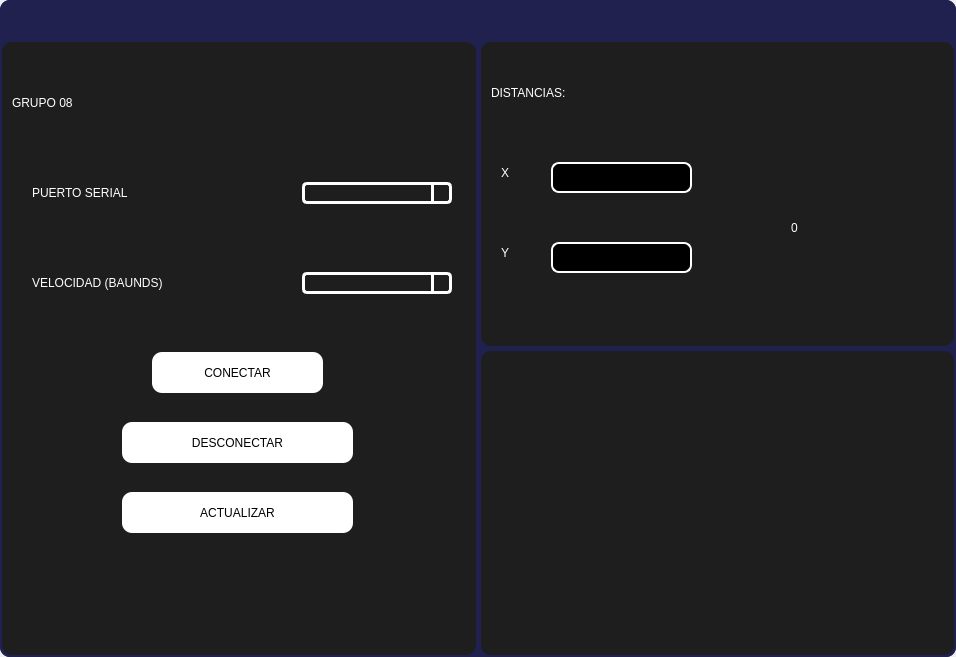
<?xml version="1.0" encoding="UTF-8"?>
<ui version="4.0">
 <class>MainWindow</class>
 <widget class="QMainWindow" name="MainWindow">
  <property name="geometry">
   <rect>
    <x>0</x>
    <y>0</y>
    <width>956</width>
    <height>657</height>
   </rect>
  </property>
  <property name="windowTitle">
   <string>MainWindow</string>
  </property>
  <widget class="QWidget" name="centralwidget">
   <property name="enabled">
    <bool>true</bool>
   </property>
   <property name="styleSheet">
    <string notr="true"/>
   </property>
   <layout class="QVBoxLayout" name="verticalLayout">
    <property name="spacing">
     <number>0</number>
    </property>
    <property name="leftMargin">
     <number>0</number>
    </property>
    <property name="topMargin">
     <number>0</number>
    </property>
    <property name="rightMargin">
     <number>0</number>
    </property>
    <property name="bottomMargin">
     <number>0</number>
    </property>
    <item>
     <widget class="QFrame" name="frame">
      <property name="styleSheet">
       <string notr="true">background-color: rgb(32, 33,79);
border-radius: 10px;</string>
      </property>
      <property name="frameShape">
       <enum>QFrame::StyledPanel</enum>
      </property>
      <property name="frameShadow">
       <enum>QFrame::Raised</enum>
      </property>
      <layout class="QVBoxLayout" name="verticalLayout_2">
       <property name="spacing">
        <number>0</number>
       </property>
       <property name="leftMargin">
        <number>0</number>
       </property>
       <property name="topMargin">
        <number>0</number>
       </property>
       <property name="rightMargin">
        <number>0</number>
       </property>
       <property name="bottomMargin">
        <number>0</number>
       </property>
       <item>
        <widget class="QFrame" name="frame_superior">
         <property name="minimumSize">
          <size>
           <width>0</width>
           <height>40</height>
          </size>
         </property>
         <property name="maximumSize">
          <size>
           <width>16777215</width>
           <height>40</height>
          </size>
         </property>
         <property name="styleSheet">
          <string notr="true">Qframe{
background-color: rgb(191, 186, 43);}

QpushButton{
border-radius:18px;
background-color: rgb(255, 103, 43);}

QpushButton:hover{
background-color: rgb(0, 85, 255);}</string>
         </property>
         <property name="frameShape">
          <enum>QFrame::StyledPanel</enum>
         </property>
         <property name="frameShadow">
          <enum>QFrame::Raised</enum>
         </property>
         <layout class="QHBoxLayout" name="horizontalLayout">
          <property name="spacing">
           <number>20</number>
          </property>
          <property name="leftMargin">
           <number>0</number>
          </property>
          <property name="topMargin">
           <number>0</number>
          </property>
          <property name="rightMargin">
           <number>0</number>
          </property>
          <property name="bottomMargin">
           <number>0</number>
          </property>
          <item>
           <spacer name="horizontalSpacer">
            <property name="orientation">
             <enum>Qt::Horizontal</enum>
            </property>
            <property name="sizeHint" stdset="0">
             <size>
              <width>803</width>
              <height>20</height>
             </size>
            </property>
           </spacer>
          </item>
          <item>
           <widget class="QPushButton" name="bt_minimize">
            <property name="minimumSize">
             <size>
              <width>30</width>
              <height>30</height>
             </size>
            </property>
            <property name="maximumSize">
             <size>
              <width>30</width>
              <height>30</height>
             </size>
            </property>
            <property name="text">
             <string/>
            </property>
            <property name="icon">
             <iconset>
              <normaloff>IMAGENES/mi.png</normaloff>IMAGENES/mi.png</iconset>
            </property>
            <property name="iconSize">
             <size>
              <width>36</width>
              <height>36</height>
             </size>
            </property>
           </widget>
          </item>
          <item>
           <widget class="QPushButton" name="bt_normal">
            <property name="minimumSize">
             <size>
              <width>30</width>
              <height>30</height>
             </size>
            </property>
            <property name="maximumSize">
             <size>
              <width>30</width>
              <height>30</height>
             </size>
            </property>
            <property name="text">
             <string/>
            </property>
            <property name="icon">
             <iconset>
              <normaloff>IMAGENES/ma.png</normaloff>IMAGENES/ma.png</iconset>
            </property>
            <property name="iconSize">
             <size>
              <width>36</width>
              <height>36</height>
             </size>
            </property>
           </widget>
          </item>
          <item>
           <widget class="QPushButton" name="bt_maximize">
            <property name="minimumSize">
             <size>
              <width>30</width>
              <height>30</height>
             </size>
            </property>
            <property name="maximumSize">
             <size>
              <width>30</width>
              <height>30</height>
             </size>
            </property>
            <property name="text">
             <string/>
            </property>
            <property name="icon">
             <iconset>
              <normaloff>IMAGENES/ma.png</normaloff>IMAGENES/ma.png</iconset>
            </property>
            <property name="iconSize">
             <size>
              <width>36</width>
              <height>36</height>
             </size>
            </property>
           </widget>
          </item>
          <item>
           <widget class="QPushButton" name="bt_close">
            <property name="minimumSize">
             <size>
              <width>30</width>
              <height>30</height>
             </size>
            </property>
            <property name="maximumSize">
             <size>
              <width>30</width>
              <height>30</height>
             </size>
            </property>
            <property name="text">
             <string/>
            </property>
            <property name="icon">
             <iconset>
              <normaloff>IMAGENES/x.png</normaloff>IMAGENES/x.png</iconset>
            </property>
            <property name="iconSize">
             <size>
              <width>36</width>
              <height>36</height>
             </size>
            </property>
           </widget>
          </item>
         </layout>
        </widget>
       </item>
       <item>
        <widget class="QFrame" name="frame_3">
         <property name="frameShape">
          <enum>QFrame::StyledPanel</enum>
         </property>
         <property name="frameShadow">
          <enum>QFrame::Raised</enum>
         </property>
         <layout class="QHBoxLayout" name="horizontalLayout_3">
          <property name="spacing">
           <number>5</number>
          </property>
          <property name="leftMargin">
           <number>2</number>
          </property>
          <property name="topMargin">
           <number>2</number>
          </property>
          <property name="rightMargin">
           <number>2</number>
          </property>
          <property name="bottomMargin">
           <number>2</number>
          </property>
          <item>
           <layout class="QHBoxLayout" name="horizontalLayout_2">
            <property name="spacing">
             <number>5</number>
            </property>
            <item>
             <widget class="QFrame" name="frame_2">
              <property name="styleSheet">
               <string notr="true">background-color: rgb(30, 30, 30);</string>
              </property>
              <property name="frameShape">
               <enum>QFrame::StyledPanel</enum>
              </property>
              <property name="frameShadow">
               <enum>QFrame::Raised</enum>
              </property>
              <widget class="QLabel" name="label">
               <property name="geometry">
                <rect>
                 <x>10</x>
                 <y>30</y>
                 <width>401</width>
                 <height>61</height>
                </rect>
               </property>
               <property name="styleSheet">
                <string notr="true">color: rgb(255, 255, 255);
font: 26pt &quot;Bauhaus 93&quot;;</string>
               </property>
               <property name="text">
                <string>GRUPO 08</string>
               </property>
              </widget>
              <widget class="QComboBox" name="cb_list_ports">
               <property name="geometry">
                <rect>
                 <x>300</x>
                 <y>140</y>
                 <width>150</width>
                 <height>22</height>
                </rect>
               </property>
               <property name="styleSheet">
                <string notr="true">QComboBox{
	border: 3px solid rgb(255,255,255);
	border-radius: 5px;
	min-width: 6em;
	color: rgb(255,255,255);
	font: 87 10pt	&quot;Arial Black&quot; ;
}

QComboBox::drop-down{
	subcontrol-origin: padding;
	subcontrol-position: top right;
	width: 15px;
	border-left-width:3px;
	border-left-color: rgb(255,255,255);
	border-left-style: solid;
	border-top-right-radius: 4px;
	border-bottom-right-radius: 4px;
}

QComboBox QAbstractItemView{
	background: #2c2c2c;
	selection-background-color: #ff0037;
	color: rgb(255,255,255);
}</string>
               </property>
              </widget>
              <widget class="QLabel" name="label_2">
               <property name="geometry">
                <rect>
                 <x>180</x>
                 <y>500</y>
                 <width>100</width>
                 <height>100</height>
                </rect>
               </property>
               <property name="minimumSize">
                <size>
                 <width>100</width>
                 <height>100</height>
                </size>
               </property>
               <property name="maximumSize">
                <size>
                 <width>50</width>
                 <height>100</height>
                </size>
               </property>
               <property name="styleSheet">
                <string notr="true"/>
               </property>
               <property name="text">
                <string/>
               </property>
               <property name="pixmap">
                <pixmap>360.png</pixmap>
               </property>
               <property name="scaledContents">
                <bool>true</bool>
               </property>
               <property name="alignment">
                <set>Qt::AlignCenter</set>
               </property>
               <property name="wordWrap">
                <bool>false</bool>
               </property>
              </widget>
              <widget class="QLabel" name="label_3">
               <property name="geometry">
                <rect>
                 <x>30</x>
                 <y>210</y>
                 <width>231</width>
                 <height>61</height>
                </rect>
               </property>
               <property name="styleSheet">
                <string notr="true">color: rgb(255, 255, 255);
font: 87 12pt &quot;Comic Sans MS&quot;;</string>
               </property>
               <property name="text">
                <string>VELOCIDAD (BAUNDS)</string>
               </property>
              </widget>
              <widget class="QComboBox" name="cb_list_baudrates">
               <property name="geometry">
                <rect>
                 <x>300</x>
                 <y>230</y>
                 <width>150</width>
                 <height>22</height>
                </rect>
               </property>
               <property name="styleSheet">
                <string notr="true">QComboBox{
	border: 3px solid rgb(255,255,255);
	border-radius: 5px;
	min-width: 6em;
	color: rgb(255,255,255);
	font: 87 10pt	&quot;Arial Black&quot; ;
}

QComboBox::drop-down{
	subcontrol-origin: padding;
	subcontrol-position: top right;
	width: 15px;
	border-left-width:3px;
	border-left-color: rgb(255,255,255);
	border-left-style: solid;
	border-top-right-radius: 4px;
	border-bottom-right-radius: 4px;
}

QComboBox QAbstractItemView{
	background: #2c2c2c;
	selection-background-color: #ff0037;
	color: rgb(255,255,255);
}</string>
               </property>
              </widget>
              <widget class="QPushButton" name="bt_connect">
               <property name="geometry">
                <rect>
                 <x>150</x>
                 <y>310</y>
                 <width>171</width>
                 <height>41</height>
                </rect>
               </property>
               <property name="layoutDirection">
                <enum>Qt::LeftToRight</enum>
               </property>
               <property name="styleSheet">
                <string notr="true">font: 10pt &quot;Vineta BT&quot;;
background-color: rgb(255, 255, 255);</string>
               </property>
               <property name="text">
                <string>CONECTAR</string>
               </property>
              </widget>
              <widget class="QPushButton" name="bt_disconnect">
               <property name="geometry">
                <rect>
                 <x>120</x>
                 <y>380</y>
                 <width>231</width>
                 <height>41</height>
                </rect>
               </property>
               <property name="styleSheet">
                <string notr="true">font: 10pt &quot;Vineta BT&quot;;
background-color: rgb(255, 255, 255);</string>
               </property>
               <property name="text">
                <string>DESCONECTAR</string>
               </property>
              </widget>
              <widget class="QLabel" name="label_4">
               <property name="geometry">
                <rect>
                 <x>30</x>
                 <y>120</y>
                 <width>231</width>
                 <height>61</height>
                </rect>
               </property>
               <property name="styleSheet">
                <string notr="true">color: rgb(255, 255, 255);
font: 87 12pt &quot;Comic Sans MS&quot;;</string>
               </property>
               <property name="text">
                <string>PUERTO SERIAL</string>
               </property>
              </widget>
              <widget class="QPushButton" name="bt_update">
               <property name="geometry">
                <rect>
                 <x>120</x>
                 <y>450</y>
                 <width>231</width>
                 <height>41</height>
                </rect>
               </property>
               <property name="styleSheet">
                <string notr="true">font: 10pt &quot;Vineta BT&quot;;
background-color: rgb(255, 255, 255);</string>
               </property>
               <property name="text">
                <string>ACTUALIZAR</string>
               </property>
              </widget>
             </widget>
            </item>
            <item>
             <layout class="QVBoxLayout" name="verticalLayout_3">
              <property name="spacing">
               <number>5</number>
              </property>
              <item>
               <widget class="QFrame" name="radar_frame">
                <property name="styleSheet">
                 <string notr="true">background-color: rgb(30, 30, 30);</string>
                </property>
                <property name="frameShape">
                 <enum>QFrame::StyledPanel</enum>
                </property>
                <property name="frameShadow">
                 <enum>QFrame::Raised</enum>
                </property>
                <widget class="QLineEdit" name="distance_1">
                 <property name="geometry">
                  <rect>
                   <x>70</x>
                   <y>120</y>
                   <width>141</width>
                   <height>31</height>
                  </rect>
                 </property>
                 <property name="styleSheet">
                  <string notr="true">QLineEdit{
border: 2px solid rgb(255, 255, 255);
border-radius:8px;
background-color: rgb(0,0,0);
font: 75 12pt &quot;Times New Roman&quot; color(255,255,255);
}</string>
                 </property>
                 <property name="text">
                  <string/>
                 </property>
                </widget>
                <widget class="QLabel" name="label_5">
                 <property name="geometry">
                  <rect>
                   <x>10</x>
                   <y>20</y>
                   <width>231</width>
                   <height>61</height>
                  </rect>
                 </property>
                 <property name="styleSheet">
                  <string notr="true">color: rgb(255, 255, 255);
font: 87 12pt &quot;Comic Sans MS&quot;;</string>
                 </property>
                 <property name="text">
                  <string>DISTANCIAS:</string>
                 </property>
                </widget>
                <widget class="QLabel" name="label_6">
                 <property name="geometry">
                  <rect>
                   <x>20</x>
                   <y>100</y>
                   <width>31</width>
                   <height>61</height>
                  </rect>
                 </property>
                 <property name="styleSheet">
                  <string notr="true">color: rgb(255, 255, 255);
font: 87 12pt &quot;Comic Sans MS&quot;;</string>
                 </property>
                 <property name="text">
                  <string>X</string>
                 </property>
                </widget>
                <widget class="QLabel" name="label_7">
                 <property name="geometry">
                  <rect>
                   <x>20</x>
                   <y>180</y>
                   <width>31</width>
                   <height>61</height>
                  </rect>
                 </property>
                 <property name="styleSheet">
                  <string notr="true">color: rgb(255, 255, 255);
font: 87 12pt &quot;Comic Sans MS&quot;;</string>
                 </property>
                 <property name="text">
                  <string>Y</string>
                 </property>
                </widget>
                <widget class="QLineEdit" name="distance_2">
                 <property name="geometry">
                  <rect>
                   <x>70</x>
                   <y>200</y>
                   <width>141</width>
                   <height>31</height>
                  </rect>
                 </property>
                 <property name="styleSheet">
                  <string notr="true">QLineEdit{
border: 2px solid rgb(255, 255, 255);
border-radius:8px;
background-color: rgb(0,0,0);
font: 75 12pt &quot;Times New Roman&quot; color(255,255,255);
}</string>
                 </property>
                 <property name="text">
                  <string/>
                 </property>
                </widget>
                <widget class="QLabel" name="distance_total">
                 <property name="geometry">
                  <rect>
                   <x>310</x>
                   <y>170</y>
                   <width>101</width>
                   <height>31</height>
                  </rect>
                 </property>
                 <property name="styleSheet">
                  <string notr="true">QLabel{
font: 75 12pt &quot;Times New Roman&quot;;
color: rgb(255, 255, 255)
}</string>
                 </property>
                 <property name="text">
                  <string>0</string>
                 </property>
                </widget>
                <widget class="QPushButton" name="free">
                 <property name="geometry">
                  <rect>
                   <x>240</x>
                   <y>170</y>
                   <width>41</width>
                   <height>28</height>
                  </rect>
                 </property>
                 <property name="text">
                  <string/>
                 </property>
                 <property name="icon">
                  <iconset>
                   <normaloff>IMAGENES/flecha.png</normaloff>IMAGENES/flecha.png</iconset>
                 </property>
                 <property name="iconSize">
                  <size>
                   <width>30</width>
                   <height>30</height>
                  </size>
                 </property>
                </widget>
               </widget>
              </item>
              <item>
               <widget class="QFrame" name="camara_frame">
                <property name="styleSheet">
                 <string notr="true">background-color: rgb(30, 30, 30);</string>
                </property>
                <property name="frameShape">
                 <enum>QFrame::StyledPanel</enum>
                </property>
                <property name="frameShadow">
                 <enum>QFrame::Raised</enum>
                </property>
               </widget>
              </item>
             </layout>
            </item>
           </layout>
          </item>
         </layout>
        </widget>
       </item>
      </layout>
     </widget>
    </item>
   </layout>
  </widget>
 </widget>
 <resources/>
 <connections/>
</ui>
